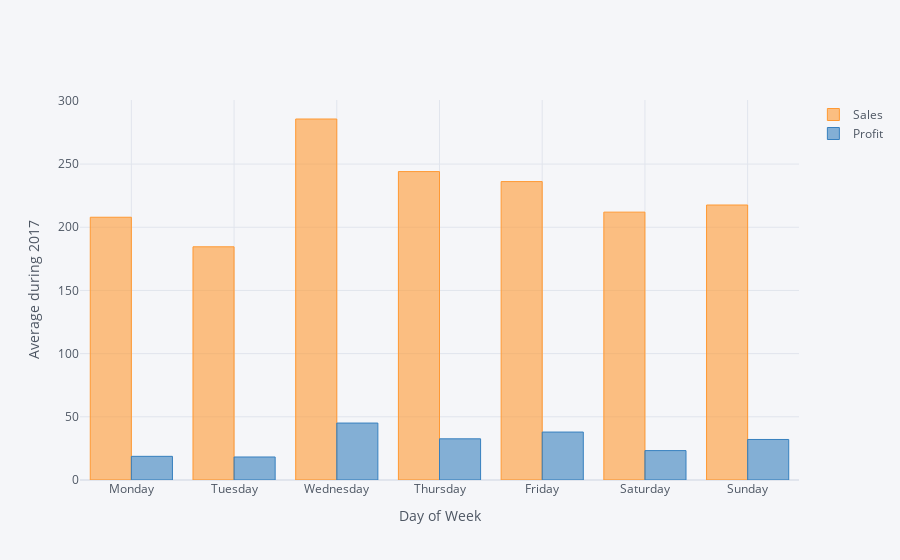

The code cell stored with this chart in its notebook:
### Code cell
#day of week
df['day_of_week'] = df['Order Date'].dt.dayofweek
df['day_of_week'] = df['day_of_week'].map({
    0: 'Monday',
    1: 'Tuesday',
    2: 'Wednesday',
    3: 'Thursday',
    4: 'Friday',
    5: 'Saturday',
    6: 'Sunday'
})
sorts = ['Monday', 'Tuesday', 'Wednesday', 'Thursday', 'Friday', 'Saturday', 'Sunday']
df = df[df['Order Date'].dt.year == 2017]
df2 = df[['Sales', 'Profit', 'day_of_week']].set_index('day_of_week')
df2 = df2.groupby('day_of_week').mean().reindex(sorts)

df2.iplot(kind='bar', xTitle='Day of Week', yTitle='Average during 2017')

### Figure 1 — Plotly figure (JSON) as saved in the notebook; plotly's stock layout.template omitted (floating-point values rounded to 4 significant figures)
{"data": [{"marker": {"color": "rgba(255, 153, 51, 0.6)", "line": {"color": "rgba(255, 153, 51, 1.0)", "width": 1}}, "name": "Sales", "orientation": "v", "text": "", "type": "bar", "x": ["Monday", "Tuesday", "Wednesday", "Thursday", "Friday", "Saturday", "Sunday"], "y": [207.9, 184.5, 285.6, 244.0, 236.1, 211.9, 217.6]}, {"marker": {"color": "rgba(55, 128, 191, 0.6)", "line": {"color": "rgba(55, 128, 191, 1.0)", "width": 1}}, "name": "Profit", "orientation": "v", "text": "", "type": "bar", "x": ["Monday", "Tuesday", "Wednesday", "Thursday", "Friday", "Saturday", "Sunday"], "y": [18.72, 18.21, 45.05, 32.58, 37.94, 23.26, 32.06]}], "layout": {"legend": {"bgcolor": "#F5F6F9", "font": {"color": "#4D5663"}}, "paper_bgcolor": "#F5F6F9", "plot_bgcolor": "#F5F6F9", "title": {"font": {"color": "#4D5663"}}, "xaxis": {"gridcolor": "#E1E5ED", "showgrid": true, "tickfont": {"color": "#4D5663"}, "title": {"font": {"color": "#4D5663"}, "text": "Day of Week"}, "zerolinecolor": "#E1E5ED"}, "yaxis": {"gridcolor": "#E1E5ED", "showgrid": true, "tickfont": {"color": "#4D5663"}, "title": {"font": {"color": "#4D5663"}, "text": "Average during 2017"}, "zerolinecolor": "#E1E5ED"}}}
